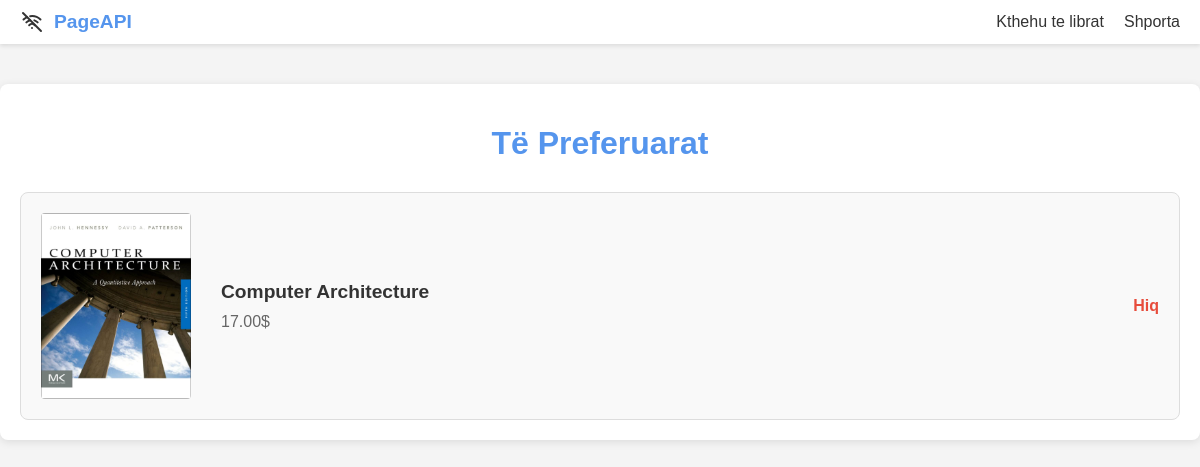
Page /favorites (signed in) on the committed database.
### tables this page shows
CREATE TABLE books (
                id INTEGER PRIMARY KEY AUTOINCREMENT,
                title TEXT NOT NULL,
                img TEXT NOT NULL,
                price TEXT NOT NULL,
                category TEXT NOT NULL
            );

### apps.py (the view)
@app.route('/favorites')
def favorites_page():
    user_id = get_user_id()
    if not user_id:
        flash('Duhet të kyçesh!', 'error')
        return redirect(url_for('login'))
    db = get_database()
    cursor = db.cursor()
    cursor.execute("""
        SELECT b.id, b.title, b.img, b.price
        FROM favorites f
        JOIN books b ON f.book_id = b.id
        WHERE f.user_id = ?
    """, (user_id,))
    items = cursor.fetchall()
    db.close()
    return render_template('favorites.html', favorites=items)

### database.py (called while the page is built)
def connect_to_database():
    sql = sqlite3.connect(DATABASE)
    sql.row_factory = sqlite3.Row
    return sql

def get_database():
    if not hasattr(g, 'books_db'):
        g.books_db = connect_to_database()
    return g.books_db

def close_database(e=None):
    db = g.pop('books_db', None)
    if db is not None:
        db.close()

### templates/favorites.html (shortened to what this page needs)
<!DOCTYPE html>
<html lang="en">
<head>
    <link rel="stylesheet" href="{{ url_for('static', filename='favorites.css') }}">
</head>
<body>
    <header>
        <nav class="navigation-links">
            <div class="actual-links-top">
                <ul class="logo-and-title">
                    <li id="webapp-title"><a href="{{ url_for('index') }}">PageAPI</a></li>
                </ul>
                <ul class="links-right-side">
                    <li><a href="{{ url_for('index') }}">Kthehu te librat</a></li>
                    <li><a href="{{ url_for('cart') }}">Shporta</a></li>
                </ul>
            </div>
        </nav>
    </header>
    <main class="favorites-main">
        <h1>Të Preferuarat</h1>
        {% if favorites %}
            <div class="favorites-container">
                {% for item in favorites %}
                <div class="favorite-item">
                    <img src="{{ url_for('static', filename='images/' + item.img) }}" alt="{{ item.title }}">
                    <div class="item-details">
                        <h3>{{ item.title }}</h3>
                        <p>{{ item.price }}</p>
                    </div>
                    <a href="{{ url_for('remove_from_favorites', book_id=item.id) }}" class="remove-link">Hiq</a>
                </div>
                {% endfor %}
            </div>
        {% else %}
            <p class="empty-favorites">Nuk ke asnjë libër të preferuar.</p>
            <a href="{{ url_for('index') }}" class="back-link">Shiko librat</a>
        {% endif %}
    </main>
</body>
</html>

### static/favorites.css (style rules this page uses)
body { font-family: Arial, sans-serif; margin: 0; padding: 0; background-color: #f4f4f4; color: #333; }
header { background-color: #fff; box-shadow: 0 2px 4px rgba(0, 0, 0, 0.1); }
.navigation-links { max-width: 1200px; margin: 0 auto; padding: 10px 20px; display: flex; justify-content: space-between; align-items: center; }
.actual-links-top { display: flex; width: 100%; justify-content: space-between; align-items: center; }
.logo-and-title { display: flex; align-items: center; list-style: none; padding: 0; margin: 0; }
#page-api-logo { margin-right: 10px; }
#webapp-title a { text-decoration: none; font-weight: bold; color: #5595ed; font-size: 1.2em; }
.links-right-side { list-style: none; display: flex; align-items: center; padding: 0; margin: 0; }
.links-right-side li { margin-left: 20px; }
.links-right-side a { text-decoration: none; color: #333; }
.favorites-main { max-width: 1200px; margin: 40px auto; padding: 20px; background-color: #fff; border-radius: 8px; box-shadow: 0 2px 8px rgba(0, 0, 0, 0.1); }
.favorites-main h1 { text-align: center; margin-bottom: 30px; color: #5595ed; }
.favorites-container { display: flex; flex-direction: column; gap: 20px; }
.favorite-item { display: flex; align-items: center; padding: 20px; border: 1px solid #ddd; border-radius: 8px; background-color: #f9f9f9; transition: box-shadow 0.3s; }
.favorite-item img { width: 150px; height: auto; margin-right: 30px; border-radius: 4px; }
.item-details { flex-grow: 1; }
.item-details h3 { margin: 0 0 10px 0; font-size: 1.2em; }
.item-details p { margin: 0; color: #666; }
.remove-link { color: #e74c3c; text-decoration: none; font-weight: bold; }

### rows in the picture
books: img (picture), title "Computer Architecture", price "17.00$"
